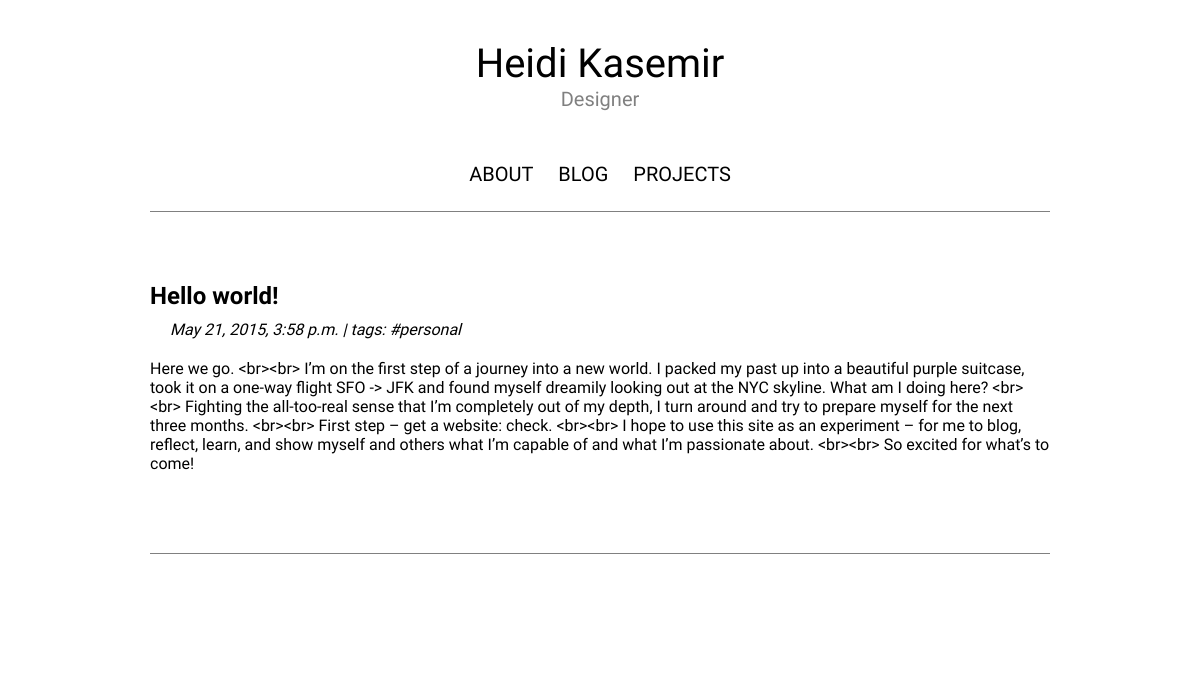
The page /blog/hello-world on the database its author committed.
### blog/models.py (models this page shows, shortened)
class Entry(models.Model):
    title = models.CharField(max_length = 200)
    body = models.TextField()
    slug = models.SlugField(max_length = 200, unique = True)
    publish = models.BooleanField(default=True)
    created = models.DateTimeField(auto_now_add = True)
    modified = models.DateTimeField(auto_now = True)
    tags = models.ManyToManyField(Tag)
    objects = EntryQuerySet.as_manager()
    class Meta:
        verbose_name = "Blog Entry"
        verbose_name_plural = "Blog Entries"
        ordering = ["-created"]

class Tag(models.Model):
    slug = models.SlugField(max_length=200, unique=True)
    def __str__(self):
        return self.slug

### blog/views.py (the view)
# urls.py: url(r'^(?P<slug>\S+)$', views.BlogDetail.as_view(),
class BlogDetail(generic.DetailView):
    model = models.Entry
    template_name = "blog/post.html"

### templates/blog/post.html
{% extends "main.html" %}
{% load django_markdown %}
{% block blog_entries %}
  <div class="post">
    <h2>{{ object.title }}</h2>
    <p class="meta">
      {{ object.created }} |
      tags: {% for tag in object.tags.all %}<a class="post-category
      post-category-js" href="{% url 'blog:tag_index' slug=tag.slug %}"> #{{tag}}</a>
      {% endfor %}
    </p>
    {{ object.body|markdown }}
  </div>
{% endblock %}

### static/mainpage/css/styles.css (style rules this page uses)
* { margin:0; padding:0; font-family: 'Josefin Sans', sans-serif; }
a { text-decoration: none; color: black; margin-top: 10px; transition-property: color; transition-duration: .35s; transition-timing-function: ease-out; }
body { animation: fadein 2s; -moz-animation: fadein 2s; -webkit-animation: fadein 2s; -o-animation: fadein 2s; }
h2 { padding-bottom: 10px; padding-top: 40px; }
.meta { font-style: italic; padding-bottom: 20px; text-indent: 20px; }

### rows shown on the page
Entry: title "Hello world!", created "May 21, 2015, 3:58 p.m.", body "Here we go. <br><br> I’m on the first step of a journey into a new world. I packed my past up into a beautiful purple suitcase, took it on a one-way flight SFO -> JFK and found myself dreamily looking out at the NYC skyline. What am I doing here? <br><br> Fighting the all-too-real sense that I’m completely out of my depth, I turn around and try to prepare myself for the next three months. <br><br> First step – get a website: check. <br><br> I hope to use this site as an experiment – for me to blog, reflect, learn, and show myself and others what I’m capable of and what I’m passionate about. <br><br> So excited for what’s to come!"
Tag: slug "personal"
